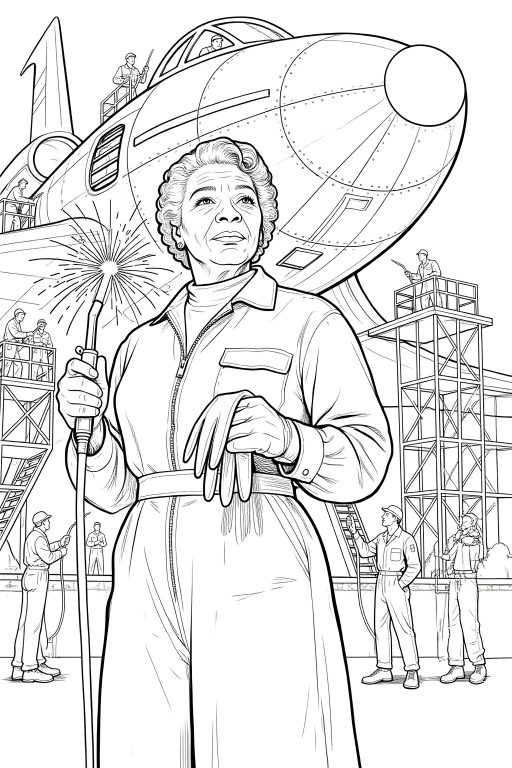
#> input picture projects/coloring-book/sets/hollywood-recast/generated/bw/hwr-001-bw.webp, 1024 x 1536 px (shown at 1/2 size); its folder holds 4 pictures in this run
$ python art_quality.py ../projects/coloring-book/sets/hollywood-recast/generated/bw
#> lines starting #> are read from the running program, lines starting #| are printed output that depends on the picture
#!/usr/bin/env python3
"""
art_quality.py — objective quality gate for generated art.

Two jobs:

1. **Guard** the automated pipeline: reject a render that structurally cannot be
   what was asked for — a "bw" coloring page that came back in full color, a
   "color" master that came back essentially monochrome (coloring-book/t-044),
   spatially-uncorrelated noise/static (coloring-book/t-039), a blank/degenerate
   frame, or the wrong aspect ratio. Called from consume_monster_recast_art.py
   before a variant is marked done, so failures stay pending instead of
   silently polluting the set (the mr-010/mr-013 bug).

2. **Curate**: score a folder of candidates so an agent can shortlist the ones
   worth promoting toward `approved/`. This is the objective first layer of the
   "let the AI approximate Silas's hand-picking" goal — it enforces the
   mechanical floor (is this a valid line-art page? not blank? right shape?).
   Aesthetic/subject-match judgement (does it *look* like the character, is the
   camp landing) is a vision-model pass layered on top — see `describe_gate()`.

The scoring math is pure Python over pixel statistics so it is testable without
PIL or any real image (`--selftest`). Pixel extraction uses PIL when available
(the same optional dep the live pipeline already needs to write webp); if PIL is
missing, image-file assessment is skipped with a clear warning rather than
crashing.
"""

from __future__ import annotations

import argparse
import math
import sys
from pathlib import Path
from typing import Iterable, Optional

# Thresholds, tuned to the monster-recast approved/ set (line art is near-white
# with black ink; color masters are richly saturated). Conservative on purpose:
# the guard should only reject the clearly-wrong, never a borderline keeper.
BW_MAX_MEAN_SATURATION = 0.10      # line art is essentially greyscale
BW_MAX_COLORFUL_FRACTION = 0.04    # allow a few stray tinted pixels
# BW_MIN_WHITE_FRACTION was 0.30 until coloring-book/t-046's regression fixture
# checked it against the real monster-recast/approved/ corpus: 4 of 17
# Silas-approved bw masters (alien-king, draculina, masking-up, perfect-woman)
# measure 0.16-0.25 white_fraction -- dense, heavily-shaded/stippled line art
# that is still genuinely black-on-white (mean_saturation/colorful_fraction
# both comfortably pass) but has far less open background than a simpler
# page. The old floor would have rejected all four as if they were
# colored/shaded, which they are not. Every other approved bw master measures
# >= 0.35, so 0.12 sits with real margin below the four dense pieces (lowest
# observed: 0.1633) while still catching a genuinely near-solid-black or
# fully-shaded frame -- this is a floor against "no colorable space at all",
# not a proxy for "is it colored" (mean_saturation/colorful_fraction already
# do that job).
BW_MIN_WHITE_FRACTION = 0.12       # a coloring page has some open space to color
COLORFUL_PIXEL_SATURATION = 0.20   # a pixel counts as "colorful" past this
BLANK_WHITE_FRACTION = 0.985       # near-all-white == blank
DEGENERATE_MAX_LUMA_STD = 0.02     # near-zero contrast == flat/dead frame
SAMPLE_EDGE = 160                  # downsample longest edge before sampling
NOISE_MIN_HF_RATIO = 0.72          # spatially-uncorrelated static, any variant
# coloring-book/t-048: 0.55 false-positived on kind-robots/the-logo-workshop
# (kr-001) at hf_ratio=0.59-0.60 across two independent renders -- a legitimate
# dense line-art page (a robot mascot surrounded by dozens of small repeated
# robots/stars/gears/butterflies/paintbrushes), not corruption. Lots of small
# repeated closed contours packed tightly produce adjacent-pixel luma
# variance similar to real static, which the pure horizontal-neighbor
# correlation this ratio measures can't tell apart from genuine noise.
# Recalibrated against every hf_ratio this pipeline has ever recorded
# (`color-art-jobs.yaml` across all three books, 2026-09-27): every real
# mechanical-noise reject (the t-039 Kontext-corruption class, 12 samples)
# measures 0.857-0.876; every other real render, including kr-001's two
# false positives, measures <= 0.5953. The old 0.55 threshold sat inside
# that gap; 0.72 sits with real margin on both sides (>=0.10 below the
# noise floor, >=0.12 above the highest known false positive) without
# needing a book-specific carve-out or an untested secondary signal.
# A genuine color-stage master in this pipeline runs 0.20-0.60 mean_saturation
# and 0.43-0.95 colorful_fraction against the approved/ set (see
# coloring-book/t-044). An intermittent color-engine defect instead produces a
# structurally valid, non-blank, non-noise render with real contrast but almost
# no color at all — mr-006 (2026-09-07), mr-008 (2026-09-07 and again
# 2026-09-14), and mr-025 (2026-09-09) all measured mean_saturation ~0.01-0.02,
# colorful_fraction ~0.01-0.02, and silently passed the "color" gate as-is
# (only the blank/degenerate/noise/aspect checks applied to non-bw variants).
# Thresholds are set with wide margin below every observed legitimate color
# master so a real, if muted, illustration is never falsely rejected.
COLOR_MIN_MEAN_SATURATION = 0.06
COLOR_MIN_COLORFUL_FRACTION = 0.05

# Tint-concentration signal (coloring-book/t-045): t-044's saturation/
# colorful_fraction pair only measures "is there color", not "is it actually
# multi-color" -- a single-hue sepia/duotone wash can be comfortably saturated
# and colorful by pixel count while still reading as a monochrome tint, not
# the house style's flat cel-shaded multi-color palette. mr-025 (2026-09-14)
# measured mean_saturation=0.28 and colorful_fraction=0.33 -- both well inside
# the real-color range -- yet is visually a sepia-toned wash, not real color.
#
# The first two signals tried here both failed calibration against the real
# monster-recast/approved/ corpus (10 Silas-approved masters) and had to be
# discarded before this one:
#   - A *global* pixel-count hue histogram (dominant-bin-fraction / entropy
#     over all "colorful" >=0.20-saturation pixels): a threshold tight enough
#     to catch mr-025 also false-positived on roughly half the approved corpus,
#     since one character's skin/costume commonly dominates the saturated
#     pixel count even in a real multi-region illustration.
#   - A *spatial* hue-family count (grid the frame, count distinct dominant
#     hues across cells): still false-positived on approved/masked-countess-
#     color.webp (1 family -- same as the mr-025 wash) because that piece is a
#     real, rich illustration (velvet cloak, gold trim, white mask, red rose)
#     whose non-red elements are black/white/gold and fall *outside* the
#     >=0.20 "colorful" cutoff entirely, so only its one true chromatic accent
#     (red) ever reached the histogram -- an artifact of the cutoff, not a
#     real single-hue defect. Visual inspection of both files during
#     calibration confirmed this: masked-countess is genuinely multi-tonal to
#     the eye; mr-025 genuinely reads as a tinted line-art page.
#
# What actually separates a real duotone/sepia filter from a real richly-toned
# illustration is not the saturated pixels at all -- it's whether the *low*-
# saturation pixels (background wash, shadow, near-neutral midtones -- just
# below the "colorful" cutoff) carry a consistent hue too. A true duotone/
# sepia effect is a tone-curve mapped through one hue at every brightness
# level, so even its near-neutral pixels lean toward that same hue. A real
# illustration's near-neutral pixels (true blacks, whites, greys, desaturated
# shadow) carry no consistent hue at all -- hue is close to meaningless right
# at low saturation, so a real image's low-saturation band reads as close to
# hue-random. Measuring the circular concentration of hue *within that low-
# saturation band alone* cleanly separated every calibration case: masked-
# countess-color.webp (the closest approved case) measured 0.869; the mr-025
# wash and hollywood-recast/hwr-021 ("the sepia/teal/red accent palette called
# for isn't really present (mostly cream/brown/tan)", independently rejected
# on creative review 2026-09-11, before this check existed) measured 0.946 and
# 0.99. The threshold below sits with real margin on both sides of that gap.
TINT_LOW_SAT_MIN = 0.03                 # true near-black/white pixels carry no real hue
TINT_LOW_SAT_MAX = COLORFUL_PIXEL_SATURATION  # band stops where "colorful" starts
TINT_MIN_SAMPLE_PIXELS = 300            # need this many low-sat pixels to trust the estimate
TINT_MAX_HUE_CONCENTRATION = 0.90       # >= this in the low-sat band reads as a tint/filter


class Stats:
    """Aggregate pixel statistics, computed in one pass over (r,g,b) tuples."""

    def __init__(self) -> None:
        self.count = 0
        self._sat_sum = 0.0
        self._colorful = 0
        self._white = 0
        self._luma_sum = 0.0
        self._luma_sq_sum = 0.0

    def add(self, r: int, g: int, b: int) -> None:
        rf, gf, bf = r / 255.0, g / 255.0, b / 255.0
        mx = max(rf, gf, bf)
        mn = min(rf, gf, bf)
        sat = 0.0 if mx == 0 else (mx - mn) / mx
        luma = 0.2126 * rf + 0.7152 * gf + 0.0722 * bf
        self.count += 1
        self._sat_sum += sat
        if sat >= COLORFUL_PIXEL_SATURATION:
            self._colorful += 1
        if luma >= 0.90 and sat <= 0.06:
            self._white += 1
        self._luma_sum += luma
        self._luma_sq_sum += luma * luma

    @property
    def mean_saturation(self) -> float:
        return 0.0 if not self.count else self._sat_sum / self.count

    @property
    def colorful_fraction(self) -> float:
        return 0.0 if not self.count else self._colorful / self.count

    @property
    def white_fraction(self) -> float:
        return 0.0 if not self.count else self._white / self.count

    @property
    def luma_std(self) -> float:
        if not self.count:
            return 0.0
        mean = self._luma_sum / self.count
        var = max(0.0, self._luma_sq_sum / self.count - mean * mean)
        return var ** 0.5

    def as_dict(self) -> dict:
        return {
            "pixels": self.count,
            "mean_saturation": round(self.mean_saturation, 4),
            "colorful_fraction": round(self.colorful_fraction, 4),
            "white_fraction": round(self.white_fraction, 4),
            "luma_std": round(self.luma_std, 4),
        }


def stats_from_pixels(pixels: Iterable[tuple[int, int, int]]) -> Stats:
    s = Stats()
    for px in pixels:
        s.add(px[0], px[1], px[2])
    return s


def hf_energy_ratio(pixels: list[tuple[int, int, int]], width: int) -> float:
    """Ratio of adjacent-pixel luma variance to total luma variance, in
    [0, row-major] order over a `width`-wide image.

    Real imagery — line art, flat color, gradients, painted detail — has
    strong positive correlation between neighboring pixels: a pixel's luma is
    a good predictor of the one next to it, so the mean squared horizontal
    difference is small relative to the image's overall luma variance.
    Spatially-uncorrelated static has none of that structure: each pixel is
    effectively independent of its neighbor, so for iid values
    Var(X - Y) == 2*Var(X), making this ratio approach 1.0. A ratio near or
    above 1.0 means the frame has no discernible spatial structure at all —
    exactly the Kontext-corruption noise signature `coloring-book/t-039`
    found slipping past every saturation/white-fraction check, since static
    can be arbitrarily saturated and busy while still being pure garbage.

    Returns 0.0 (i.e. "not noise") when there isn't enough signal to judge —
    too few rows, or near-zero variance (a blank/flat frame, already caught
    by `is_blank_or_degenerate`).
    """
    n = len(pixels)
    if width <= 1 or n < width * 2:
        return 0.0
    lumas = [0.2126 * r / 255.0 + 0.7152 * g / 255.0 + 0.0722 * b / 255.0
              for r, g, b in pixels]
    mean = sum(lumas) / n
    variance = sum((l - mean) ** 2 for l in lumas) / n
    if variance <= 1e-9:
        return 0.0
    diff_sq_sum = 0.0
    diff_count = 0
    for row_start in range(0, n - width + 1, width):
        row = lumas[row_start:row_start + width]
        for i in range(len(row) - 1):
            d = row[i + 1] - row[i]
            diff_sq_sum += d * d
            diff_count += 1
    if diff_count == 0:
        return 0.0
    return (diff_sq_sum / diff_count) / (2.0 * variance)


def _pixel_hue_degrees(r: int, g: int, b: int) -> tuple[float, float]:
    """Return (saturation, hue_degrees) for one pixel."""
    rf, gf, bf = r / 255.0, g / 255.0, b / 255.0
    mx, mn = max(rf, gf, bf), min(rf, gf, bf)
    sat = 0.0 if mx == 0 else (mx - mn) / mx
    d = mx - mn
    if d == 0:
        hue = 0.0
    elif mx == rf:
        hue = (60 * ((gf - bf) / d) + 360) % 360
    elif mx == gf:
        hue = (60 * ((bf - rf) / d) + 120) % 360
    else:
        hue = (60 * ((rf - gf) / d) + 240) % 360
    return sat, hue


def tint_hue_concentration(
    pixels: Iterable[tuple[int, int, int]],
    lo: float = TINT_LOW_SAT_MIN,
    hi: float = TINT_LOW_SAT_MAX,
) -> tuple[Optional[float], int]:
    """Circular hue concentration over pixels in the near-neutral saturation
    band `[lo, hi)` -- the pixels just below the "colorful" cutoff (true
    blacks/whites/greys and desaturated shadow, excluded here).

    Returns `(None, n)` when fewer than `TINT_MIN_SAMPLE_PIXELS` pixels fall
    in that band -- too few to trust the estimate (e.g. a near-fully-saturated
    or near-fully-neutral image with almost no true midtones). Otherwise
    returns `(R, n)` where `R` is the mean resultant length of the band's hue
    vectors: 0.0 means those pixels' hues are close to uniformly random (what
    a real illustration's near-neutral tones look like -- hue is close to
    meaningless right at low saturation), 1.0 means they all share the same
    hue (what a tone-curve-mapped duotone/sepia filter produces, since it
    tints every brightness level through one hue). See the
    `TINT_MAX_HUE_CONCENTRATION` comment for the calibration this threshold is
    based on.
    """
    sx = sy = 0.0
    n = 0
    for r, g, b in pixels:
        sat, hue = _pixel_hue_degrees(r, g, b)
        if lo <= sat < hi:
            rad = math.radians(hue)
            sx += math.cos(rad)
            sy += math.sin(rad)
            n += 1
    if n < TINT_MIN_SAMPLE_PIXELS:
        return None, n
    return math.hypot(sx, sy) / n, n


def is_blank_or_degenerate(stats: Stats) -> bool:
    """Blank page or a flat/dead frame with no real content."""
    if stats.count == 0:
        return True
    if stats.white_fraction >= BLANK_WHITE_FRACTION:
        return True
    return stats.luma_std <= DEGENERATE_MAX_LUMA_STD


def is_line_art(stats: Stats) -> bool:
    """Structurally a black-on-white coloring page: near-greyscale, few colorful
    pixels, and plenty of open white to color into."""
    return (
        stats.mean_saturation <= BW_MAX_MEAN_SATURATION
        and stats.colorful_fraction <= BW_MAX_COLORFUL_FRACTION
        and stats.white_fraction >= BW_MIN_WHITE_FRACTION
    )


def assess(stats: Stats, variant: str, size: Optional[tuple[int, int]] = None,
           expect_portrait: bool = True,
           hf_ratio: Optional[float] = None,
           tint_concentration: Optional[float] = None) -> tuple[bool, list[str]]:
    """Return (ok, reasons). `reasons` explains every failure; empty on pass.

    variant: 'bw' enforces line-art; anything else ('color') only enforces the
    not-blank / not-degenerate floor. Aspect is checked when size is provided.
    `hf_ratio` (from `hf_energy_ratio`) is optional — callers that only have
    aggregate Stats with no pixel positions (e.g. the pure self-test blocks)
    simply skip the noise/static check by leaving it None. `tint_concentration`
    (from `tint_hue_concentration`) is the same kind of optional pixel-
    position-dependent signal, gating the single-hue-wash check
    (coloring-book/t-045).
    """
    reasons: list[str] = []

    if is_blank_or_degenerate(stats):
        reasons.append(
            f"blank/degenerate frame (white={stats.white_fraction:.2f}, "
            f"contrast_std={stats.luma_std:.3f})"
        )

    if hf_ratio is not None and hf_ratio >= NOISE_MIN_HF_RATIO:
        reasons.append(
            "spatially-uncorrelated noise/static — no discernible image "
            f"structure (hf_ratio={hf_ratio:.2f}); this can pass the "
            "saturation/white-fraction checks for either variant while "
            "being pure garbage (coloring-book/t-039)"
        )

    if variant == "bw" and not is_line_art(stats):
        reasons.append(
            "not black-and-white line art — came back colored/shaded "
            f"(mean_saturation={stats.mean_saturation:.2f}, "
            f"colorful_fraction={stats.colorful_fraction:.2f}, "
            f"white_fraction={stats.white_fraction:.2f})"
        )

    if (
        variant != "bw"
        and stats.mean_saturation < COLOR_MIN_MEAN_SATURATION
        and stats.colorful_fraction < COLOR_MIN_COLORFUL_FRACTION
    ):
        reasons.append(
            "rendered essentially monochrome/desaturated for a color-stage "
            f"master (mean_saturation={stats.mean_saturation:.3f}, "
            f"colorful_fraction={stats.colorful_fraction:.3f}) — intermittent "
            "color-engine defect, coloring-book/t-044"
        )

    if (
        variant != "bw"
        and tint_concentration is not None
        and tint_concentration >= TINT_MAX_HUE_CONCENTRATION
    ):
        reasons.append(
            f"single-hue tint/wash — near-neutral pixels share a consistent "
            f"hue (concentration={tint_concentration:.2f}, reject at "
            f">= {TINT_MAX_HUE_CONCENTRATION}), the signature of a duotone/"
            "sepia filter rather than the house style's flat cel-shaded "
            "multi-color palette (coloring-book/t-045)"
        )

    if size and expect_portrait:
        w, h = size
        if w > 0 and h > 0 and h < w:
            reasons.append(f"landscape output {w}x{h} where portrait was expected")

    return (not reasons), reasons


# ---------------------------------------------------------------------------
# PIL-backed image loading (optional dependency)
# ---------------------------------------------------------------------------

_pil_missing_warned = False


def load_stats(path: Path) -> Optional[tuple[Stats, tuple[int, int], float, Optional[float]]]:
    """Sample an image file into Stats + (width, height) + hf_ratio (see
    `hf_energy_ratio`) + tint_concentration (see `tint_hue_concentration`).
    Returns None if PIL is unavailable (caller decides whether that's
    fatal)."""
    global _pil_missing_warned
    try:
        from PIL import Image
    except ImportError:
        if not _pil_missing_warned:
            _pil_missing_warned = True
            print(
                "art_quality.py: Pillow is not installed in this environment — "
                "image guards will be skipped for every file until it's added "
                "(pip3 install Pillow).",
                file=sys.stderr,
            )
        return None
    with Image.open(path) as im:
#> im is the input picture: PIL image 1024x1536 RGB; mean R, G, B 229.2, 229.3, 229.2
        size = im.size
        im = im.convert("RGB")
        longest = max(im.size)
        if longest > SAMPLE_EDGE:
            scale = SAMPLE_EDGE / longest
            im = im.resize((max(1, int(im.width * scale)),
                            max(1, int(im.height * scale))))
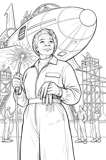
#> im: PIL image 106x160 RGB; mean R, G, B 228.6, 228.6, 228.6
        sampled_pixels = list(im.getdata())
#> sampled_pixels = 16960 items, first 6: (255, 255, 255), (255, 255, 255), (255, 255, 255), (255, 255, 255), (255, 255, 255), (255, 255, 255)
        stats = stats_from_pixels(sampled_pixels)
        hf_ratio = hf_energy_ratio(sampled_pixels, im.width)
        tint_concentration, _tint_n = tint_hue_concentration(sampled_pixels)
    return stats, size, hf_ratio, tint_concentration


def assess_file(path: Path, variant: str) -> tuple[Optional[bool], list[str], dict]:
    """(ok, reasons, stats_dict). ok is None when PIL is unavailable."""
    loaded = load_stats(path)
    if loaded is None:
        return None, ["PIL unavailable — image guard skipped"], {}
    stats, size, hf_ratio, tint_concentration = loaded
    ok, reasons = assess(
        stats, variant, size=size, hf_ratio=hf_ratio,
        tint_concentration=tint_concentration,
    )
    info = stats.as_dict()
    info["size"] = f"{size[0]}x{size[1]}"
    info["hf_ratio"] = round(hf_ratio, 4)
    info["tint_concentration"] = (
        round(tint_concentration, 4) if tint_concentration is not None else None
    )
    return ok, reasons, info


def describe_gate() -> str:
    return (
        "Objective gate only: validates that a render is structurally what was "
        "asked for (bw==line art, color==actually has color from more than one "
        "hue family, not blank, not spatially-uncorrelated noise, portrait). "
        "It does NOT judge likeness, camp, or composition — that is a "
        "vision-model pass layered on top before anything is promoted to "
        "approved/."
    )


# ---------------------------------------------------------------------------
# CLI: audit a folder, or self-test the pure logic without PIL/images
# ---------------------------------------------------------------------------

def _variant_from_path(path: Path) -> str:
    parts = {p.lower() for p in path.parts}
    if "bw" in parts or path.stem.endswith("-bw"):
        return "bw"
    return "color"


def _audit(folder: Path) -> int:
    images = sorted(
        p for p in folder.rglob("*")
        if p.suffix.lower() in (".webp", ".png", ".jpg", ".jpeg")
    )
    if not images:
        print(f"No images under {folder}")
        return 0
    any_pil = False
    fails = 0
    for path in images:
        variant = _variant_from_path(path)
        ok, reasons, info = assess_file(path, variant)
        if ok is None:
            print(f"  SKIP  {path.relative_to(folder)} ({reasons[0]})")
            continue
        any_pil = True
        mark = "PASS " if ok else "FAIL "
        if not ok:
            fails += 1
        detail = info.get("size", "") + (f"  {'; '.join(reasons)}" if reasons else "")
        print(f"  {mark}[{variant:5}] {path.relative_to(folder)}  {detail}")
#|   PASS [bw   ] hwr-001-bw.webp  1024x1536
    if not any_pil:
        print("\nPIL not installed — install Pillow to audit real image files.")
        return 0
    print(f"\n{len(images)} image(s); {fails} failed the objective gate.")
    print(describe_gate())
    return 1 if fails else 0


# [125 lines left out: function _selftest, not called in this run]


def main() -> int:
    parser = argparse.ArgumentParser(description=__doc__)
    parser.add_argument("path", nargs="?", help="folder of images to audit")
    parser.add_argument("--selftest", action="store_true", help="run pure-logic self-test (no PIL needed)")
    args = parser.parse_args()

    if args.selftest:
        return _selftest()
    if not args.path:
        parser.print_help()
        return 0
    return _audit(Path(args.path))


if __name__ == "__main__":
    raise SystemExit(main())
#> (the program exits here)
